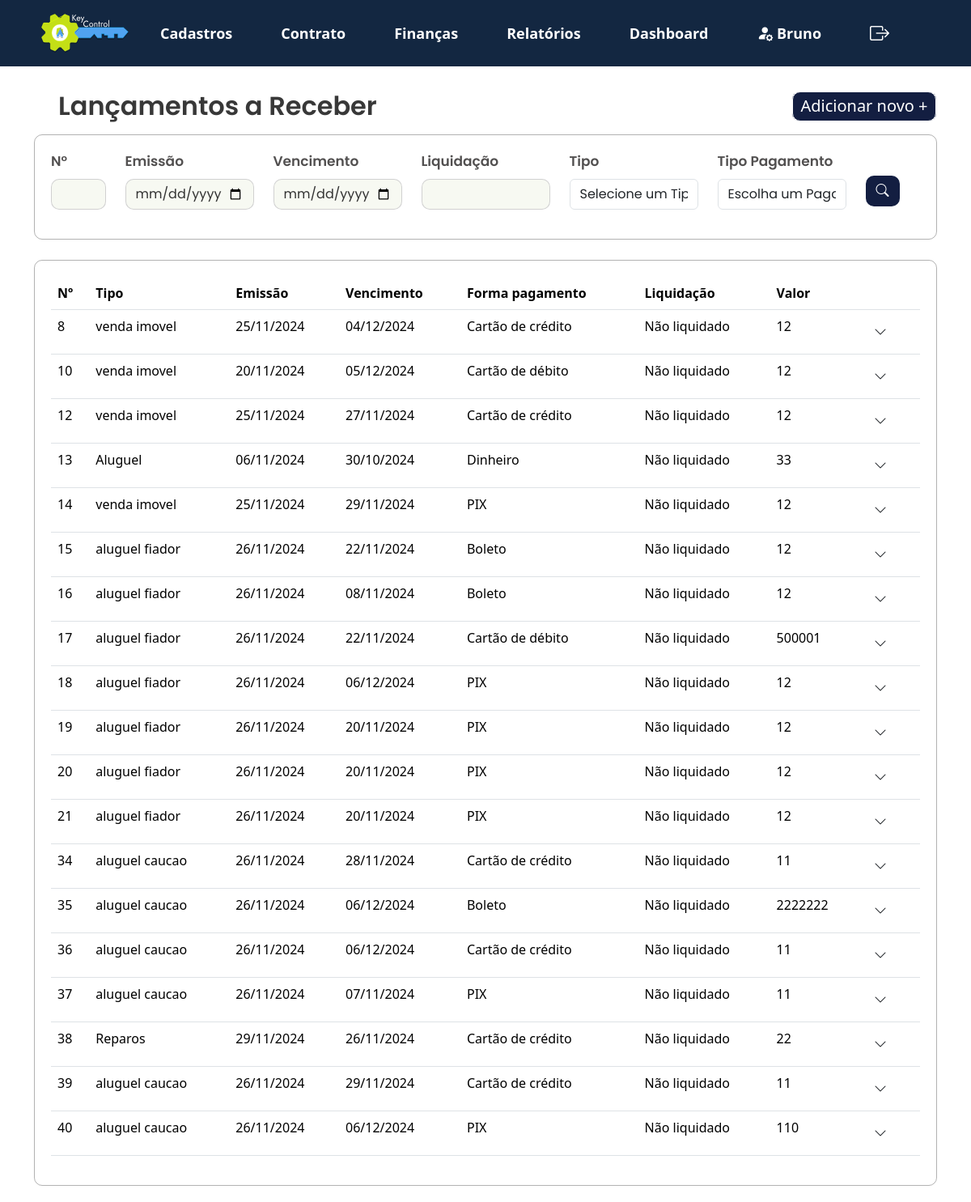
Screenshot of /KeyControl/projeto/views/lista_lancamento_receber.php (signed in) with the database file from the repository.
### tables this page shows
CREATE TABLE `lancamento_financeiro` (
  `id_lancamento` int(11) NOT NULL,
  `id_imobiliaria` varchar(20) DEFAULT NULL,
  `tipo_lancamento` varchar(20) DEFAULT NULL,
  `registro_imovel` varchar(50) DEFAULT NULL,
  `data_emissao` date DEFAULT NULL,
  `data_vencimento` date DEFAULT NULL,
  `valor_total` int(11) DEFAULT NULL,
  `forma_pagamento` varchar(20) DEFAULT NULL,
  `observacoes` varchar(255) DEFAULT NULL,
  `data_vigencia` date DEFAULT NULL,
  `meses_caucao` int(11) DEFAULT NULL,
  `liquidado` varchar(15) DEFAULT 'Não liquidado'
);

### KeyControl/projeto/app/controllers/filtro_lancamento_receber.php (called while the page is built, shortened)
<?php
include '../app/controllers/db_conexao.php';
function buildQuery($id_lancamento, $tipo_lancamento, $registro_imovel, $data_emissao, $data_vencimento, $valor_total, $forma_pagamento, $data_vigencia, $liquidado) {
    $sql = "SELECT * FROM lancamento_financeiro WHERE valor_total NOT LIKE '-%'";
        $params = [];
        return[$sql, $params];
    }
    $id_lancamento = $_POST['id_lancamento'] ?? '';
    $tipo_lancamento = $_POST['tipo_lancamento'] ?? '';
    $registro_imovel = $_POST['registro_imovel'] ?? '';
    $data_emissao = $_POST['data_emissao'] ?? '';
    $data_vencimento = $_POST['data_vencimento'] ?? '';
    $valor_total = $_POST['valor_total'] ?? '';
    $forma_pagamento = $_POST['forma_pagamento'] ?? '';
    $data_vigencia = $_POST['data_vigencia'] ?? '';
    $liquidado = $_POST['liquidado'] ?? '';
    list($sql, $params) = buildQuery($id_lancamento, $tipo_lancamento, $registro_imovel, $data_emissao, $data_emissao, $data_vencimento, $valor_total, $forma_pagamento, $data_vigencia, $liquidado);
    if (isset($pdo) && $pdo) {
        try {
            $stmt = $pdo->prepare($sql);
            $stmt->execute($params);
            $result = $stmt->fetchAll(PDO::FETCH_ASSOC);
        } catch (Exception $e) {
            echo "Erro na execução da consulta: " . htmlspecialchars($e->getMessage());
        }
    } else {
        echo "Erro na conexão com o banco de dados.";
    }
?>

### KeyControl/projeto/views/lista_lancamento_receber.php (the view, shortened to what this page needs)
<?php
include_once '../app/controllers/filtro_lancamento_receber.php';
?>
<!DOCTYPE html>
<html lang="pt-br">
   <head>
      <link href="https://cdn.jsdelivr.net/npm/bootstrap@5.3.3/dist/css/bootstrap.min.css" rel="stylesheet">
      <link rel="stylesheet" href="../public/assets/js/menu.js">
      <link rel="stylesheet" href="https://cdn.jsdelivr.net/npm/bootstrap-icons@1.10.5/font/bootstrap-icons.css">
      <link rel="stylesheet" type="text/css" href="../public/assets/css/style2.css">
   </head>
   <body>
      <?php include 'navbar.php';?>
   <section id="lancamentos">
      <div class="container">
         <div class="d-flex justify-content-between align-items-center mb-3">
            <h2 class="mb-0">Lançamentos a Receber</h2>
            <a class="button_adicionarnovo floating dropdown-toggle hide-arrow" data-bs-toggle="dropdown" aria-expanded="false" href="#">
               <span class="button_adicionarnovo">Adicionar novo +</span>
            </a>
         </div>
         <form method="POST" action="">
            <div class="filtros-container">
               <div class="row g-12">
                  <div class="col-md-1">
                     <label for="id_lancamento" class="form-label">N°</label>
                     <input type="text" id="id_lancamento" class="form-control" name="id_lancamento"
                        value="<?= htmlspecialchars($_POST['id_lancamento'] ?? '') ?>">
                  </div>
                  <div class="col-md-2">
                     <label for="emissao" class="form-label">Emissão</label>
                     <input type="date" id="emissao" class="form-control" name="emissao"
                        value="<?= htmlspecialchars($_POST['emissao'] ?? '') ?>">
                  </div>
                  <div class="col-md-2">
                     <label for="vencimento" class="form-label">Vencimento</label>
                     <input type="date" id="vencimento" class="form-control" name="vencimento"
                        value="<?= htmlspecialchars($_POST['vencimento'] ?? '') ?>">
                  </div>
                  <div class="col-md-2">
                     <label for="liquidacao" class="form-label">Liquidação</label>
                     <input type="text" id="liquidacao" class="form-control" name="liquidacao"
                        value="<?= htmlspecialchars($_POST['liquidacao'] ?? '') ?>">
                  </div>
                  <div class="col-md-2">
                     <label for="tipo_lancamento" class="mb-2">Tipo</label>
                     <div class="position-relative">
                        <select class="form-control" name="tipo_lancamento" id="tipo_lancamento"
                           onchange="checkSelection('tipo_lancamento')">
                           <option value="" disabled <?= !isset($_POST['tipo_lancamento']) ? 'selected' : '' ?>>Selecione
                              um Tipo</option>
                        </select>
                     </div>
                  </div>
                  <div class="col-sm-2">
                            <label for="forma_pagamento" class="mb-2">Tipo Pagamento</label>
                            <div class="position-relative">
                                <select class="form-control mb-3" name="forma_pagamento" id="forma_pagamento"
                                    onchange="checkSelection('forma_pagamento')">
                                    <option value="" disabled <?= !isset($_POST['forma_pagamento']) ? 'selected' : '' ?>>Escolha um Pagamento</option>
                                </select>
                            </div>
                        </div>
                  <div class="col-md-1">
                     <button class="btn btn-buscar" type="submit">
                        <i class="bi bi-search"></i>
                     </button>
                  </div>
               </div>
            </div>
         </form>
         <div class="card_relatório">
            <table class="table table-hover">
               <thead>
                  <tr>
                     <th>Nº</th>
                     <th>Tipo</th>
                     <th>Emissão</th>
                     <th>Vencimento</th>
                     <th>Forma pagamento</th>
                     <th>Liquidação</th>
                     <th>Valor</th>
                     <th></th>
                  </tr>
               </thead>
               <tbody>
                  <?php
                    if (isset($result) && count($result) > 0) {
                     foreach ($result as $row) {
                         echo "<tr>
                             <td>" . htmlspecialchars($row['id_lancamento'] ?? '-') . "</td>
                             <td>" . htmlspecialchars($row['tipo_lancamento'] ?? '-') . "</td>
                             <td>" . htmlspecialchars(date("d/m/Y", strtotime($row['data_emissao'] ?? ''))) . "</td>
                             <td>" . htmlspecialchars(date("d/m/Y", strtotime($row['data_vencimento'] ?? ''))) . "</td>
                             <td>" . htmlspecialchars($row['forma_pagamento'] ?? '-') . "</td>
                             <td>" . htmlspecialchars($row['liquidado'] ?? '-') . "</td>
                             <td>" . htmlspecialchars($row['valor_total'] ?? '-') . "</td>
                             <td>
                                 <button class='btn' onclick='toggleSubMenu(this)'>
                                     <i class='bi bi-chevron-down'></i>
                                 </button>
                                 <div class='submenu' style='display: none;'>
                                     <div class='submenu-options'>
                                         <button class='imprimir' onclick='printInfo(" . htmlspecialchars($row['id_lancamento']) . ")'>
                                             <i class='bi bi-printer'></i> Imprimir
                                         </button>
                                         <button class='excluir' onclick='deleteRecord(" . htmlspecialchars($row['id_lancamento']) . ")'>
                                             <i class='bi bi-trash'></i> Excluir
                                         </button>
                                     </div>
                                 </div>
                             </td>
                         </tr>";
                     }
                 } else {
                     echo "<tr><td colspan='9'>Nenhum registro encontrado</td></tr>";
                 }
                  ?>
               </tbody>
            </table>
         </div>
      </section>
   </body>
</html>

### KeyControl/projeto/public/assets/css/style2.css (style rules this page uses)
h2 { font-family: "Poppins", sans-serif; font-weight: 600; font-style: normal; color: #383838; margin: 30px; }
.container h2 { position: relative; z-index: 1; }
form { font-family: "Poppins", sans-serif; font-style: normal; font-weight: 600; font-size: 17px; color: rgb(82, 80, 80); }
input.form-control { background-color: #F7F9F2; color: #333; border: 0px; }
h2.mb-0 { margin-block: auto; }
.filtros-container input.form-control { border: 1px solid #3838383b; border-radius: 10px; }
.filtros-container { width: auto; height: auto; border: 1px solid #38383862; border-radius: 10px; padding: 20px; display: flex; }
.filtros-container .btn-buscar { margin-top: 30px; }
.btn-buscar { background-color: #131E41; color: white; border-radius: 10px; }
.card_relatório { width: auto; height: auto; border: 1px solid #38383862; border-radius: 10px; margin-top: 25px; margin-bottom: 20px; padding: 20px; }
.button_adicionarnovo { border: 1px solid; border-radius: 10px; background-color: #131E41; width: 180px; height: 37px; align-items: center; display: flex; justify-content: center; align-items: center; text-align: center; color: #ffffff; font-size: 20px; text-decoration: none; }
.hide-arrow::after { display: none; }

### rows the page displays
lancamento_financeiro: id_lancamento "8", tipo_lancamento "venda imovel", data_emissao "25/11/2024", data_vencimento "04/12/2024", forma_pagamento "Cartão de crédito", liquidado "Não liquidado", valor_total "12"
lancamento_financeiro: id_lancamento "10", tipo_lancamento "venda imovel", data_emissao "20/11/2024", data_vencimento "05/12/2024", forma_pagamento "Cartão de débito", liquidado "Não liquidado", valor_total "12"
lancamento_financeiro: id_lancamento "12", tipo_lancamento "venda imovel", data_emissao "25/11/2024", data_vencimento "27/11/2024", forma_pagamento "Cartão de crédito", liquidado "Não liquidado", valor_total "12"
lancamento_financeiro: id_lancamento "13", tipo_lancamento "Aluguel", data_emissao "06/11/2024", data_vencimento "30/10/2024", forma_pagamento "Dinheiro", liquidado "Não liquidado", valor_total "33"
lancamento_financeiro: id_lancamento "14", tipo_lancamento "venda imovel", data_emissao "25/11/2024", data_vencimento "29/11/2024", forma_pagamento "PIX", liquidado "Não liquidado", valor_total "12"
lancamento_financeiro: id_lancamento "15", tipo_lancamento "aluguel fiador", data_emissao "26/11/2024", data_vencimento "22/11/2024", forma_pagamento "Boleto", liquidado "Não liquidado", valor_total "12"
lancamento_financeiro: id_lancamento "16", tipo_lancamento "aluguel fiador", data_emissao "26/11/2024", data_vencimento "08/11/2024", forma_pagamento "Boleto", liquidado "Não liquidado", valor_total "12"
lancamento_financeiro: id_lancamento "17", tipo_lancamento "aluguel fiador", data_emissao "26/11/2024", data_vencimento "22/11/2024", forma_pagamento "Cartão de débito", liquidado "Não liquidado", valor_total "500001"
lancamento_financeiro: id_lancamento "18", tipo_lancamento "aluguel fiador", data_emissao "26/11/2024", data_vencimento "06/12/2024", forma_pagamento "PIX", liquidado "Não liquidado", valor_total "12"
lancamento_financeiro: id_lancamento "19", tipo_lancamento "aluguel fiador", data_emissao "26/11/2024", data_vencimento "20/11/2024", forma_pagamento "PIX", liquidado "Não liquidado", valor_total "12"
lancamento_financeiro: id_lancamento "20", tipo_lancamento "aluguel fiador", data_emissao "26/11/2024", data_vencimento "20/11/2024", forma_pagamento "PIX", liquidado "Não liquidado", valor_total "12"
lancamento_financeiro: id_lancamento "21", tipo_lancamento "aluguel fiador", data_emissao "26/11/2024", data_vencimento "20/11/2024", forma_pagamento "PIX", liquidado "Não liquidado", valor_total "12"
lancamento_financeiro: id_lancamento "34", tipo_lancamento "aluguel caucao", data_emissao "26/11/2024", data_vencimento "28/11/2024", forma_pagamento "Cartão de crédito", liquidado "Não liquidado", valor_total "11"
lancamento_financeiro: id_lancamento "35", tipo_lancamento "aluguel caucao", data_emissao "26/11/2024", data_vencimento "06/12/2024", forma_pagamento "Boleto", liquidado "Não liquidado", valor_total "2222222"
lancamento_financeiro: id_lancamento "36", tipo_lancamento "aluguel caucao", data_emissao "26/11/2024", data_vencimento "06/12/2024", forma_pagamento "Cartão de crédito", liquidado "Não liquidado", valor_total "11"
lancamento_financeiro: id_lancamento "37", tipo_lancamento "aluguel caucao", data_emissao "26/11/2024", data_vencimento "07/11/2024", forma_pagamento "PIX", liquidado "Não liquidado", valor_total "11"
lancamento_financeiro: id_lancamento "38", tipo_lancamento "Reparos", data_emissao "29/11/2024", data_vencimento "26/11/2024", forma_pagamento "Cartão de crédito", liquidado "Não liquidado", valor_total "22"
lancamento_financeiro: id_lancamento "39", tipo_lancamento "aluguel caucao", data_emissao "26/11/2024", data_vencimento "29/11/2024", forma_pagamento "Cartão de crédito", liquidado "Não liquidado", valor_total "11"
lancamento_financeiro: id_lancamento "40", tipo_lancamento "aluguel caucao", data_emissao "26/11/2024", data_vencimento "06/12/2024", forma_pagamento "PIX", liquidado "Não liquidado", valor_total "110"

### other values shown
$first_name "Bruno"
